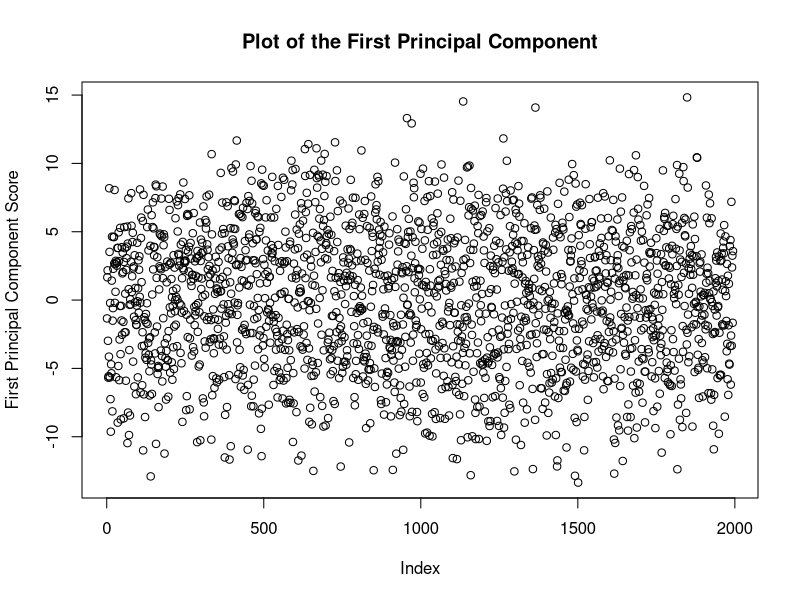
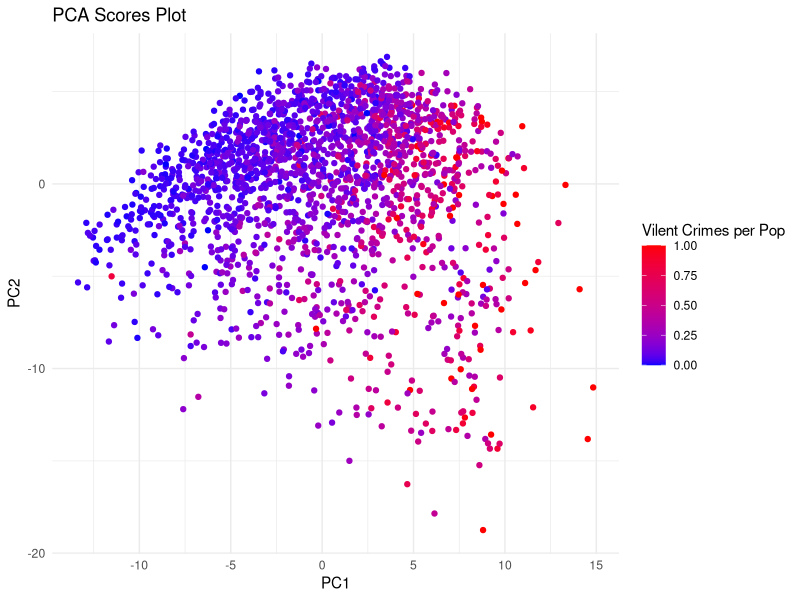
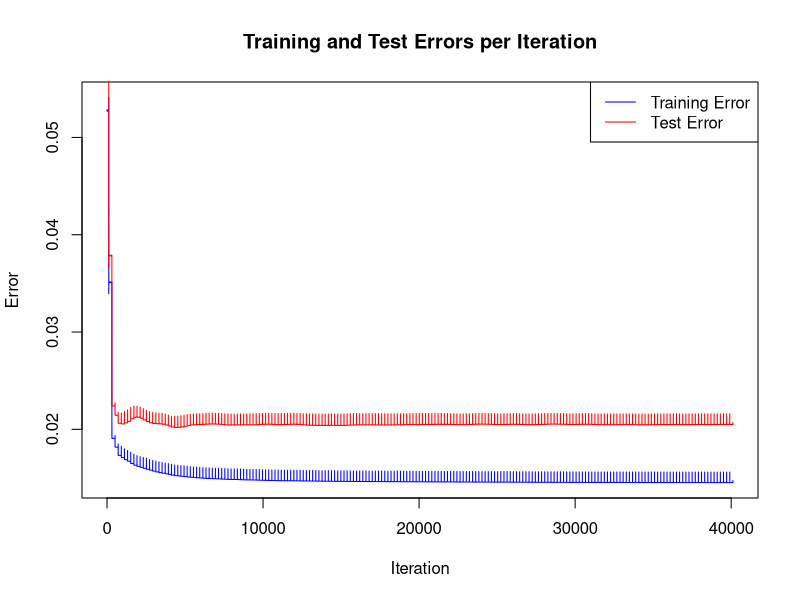
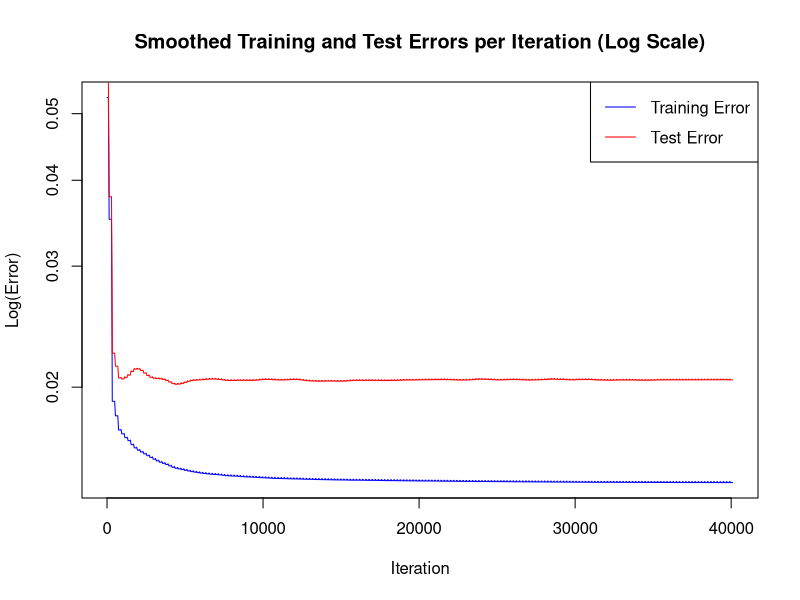
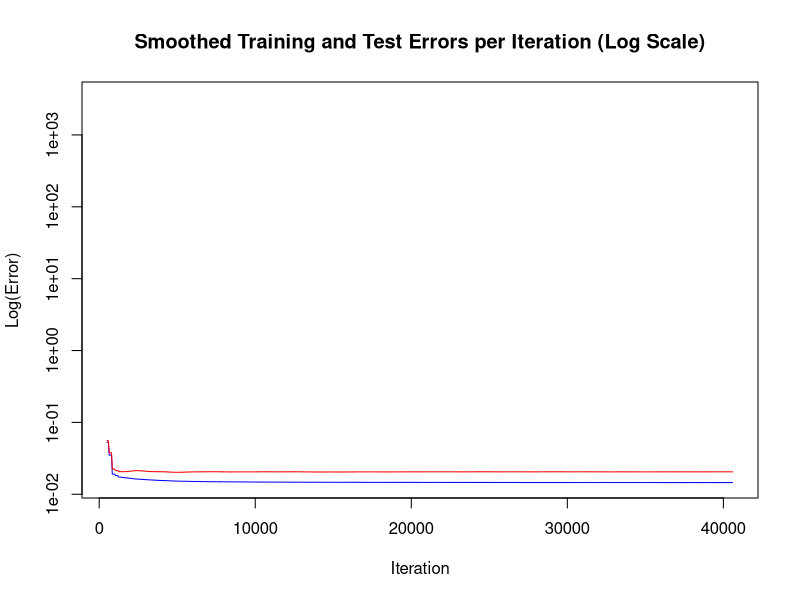

Source code (R) for these figures, in order:
data = read.csv("communities.csv")
########task 1
library(ggplot2)
ViolentCrimesPerPop_col = data$ViolentCrimesPerPop
data_scaled = data[, names(data) != "ViolentCrimesPerPop"]
data_scaled = scale(data_scaled)
data_scaled = cbind(data_scaled, ViolentCrimesPerPop = ViolentCrimesPerPop_col)


PCA_fn = function(data_matrix){
  covariance_matrix = cov(data_matrix)
  eigen_results = eigen(covariance_matrix)
  eigenvalues = eigen_results$values
  eigenvectors = eigen_results$vectors
  explained_variance = eigenvalues / sum (eigenvalues)
  transformed_data = data_matrix %*% eigenvectors
  return (list(
      eigenvalues = eigenvalues,
      eigenvectors = eigenvectors,
      explained_variance = explained_variance,
      transformed_data = transformed_data
    ))
}

# Perform PCA
res = PCA_fn(data_scaled)

eigenvalues = res$eigenvalues
eigenvectors = res$eigenvectors
explained_variance = res$explained_variance
pca_data = res$transformed_data

#calculate cumulative explained variance
cum_explained_variance = cumsum(res$explained_variance)

#determine the number of components
num_components_95 = which(cum_explained_variance >= 0.95)[1]
paste("Proportiono of variance explained by first two components: ", res$explained_variance[1], ", ", res$explained_variance[2])
# "Proportion of variance explained by first two components:  0.250249400818273 ,  0.169308241196406"


##########Task 2###########
res = princomp(data_scaled, cor = TRUE)

#Trace Plot
plot(res$scores[, 1], type = 'p', main = 'Plot of the First Principal Component', xlab = 'Index', ylab = 'First Principal Component Score')

# get the loadings: the contribution of each feature to each principal component
loadings = res$loadings
abs_loadings_first_pc = abs(loadings[, 1])

#sort the loadings by ab in des order
sorted_loadings = sort(abs_loadings_first_pc, decreasing = TRUE)

top5_features = names(sorted_loadings)[1:5]
print("Top 5 features")
print(top5_features)
#"medFamInc"   "medIncome"   "PctKids2Par" "pctWInvInc"  "PctFam2Par" 
pc1_scores = res$scores[, "Comp.1"]
pc2_scores = res$scores[, "Comp.2"]

pca_score_df = data.frame(PC1 = pc1_scores, PC2 = pc2_scores, ViolentCrimes = ViolentCrimesPerPop_col)

ggplot(pca_score_df, aes(x = PC1, y = PC2, color = ViolentCrimesPerPop_col)) +
  geom_point() +
  scale_color_gradient(low = "blue", high = "red") + 
  labs(title = "PCA Scores Plot", x = "PC1", y = "PC2", color = "Vilent Crimes per Pop")+
  theme_minimal()


##########Task 3###########
library(caret)
library(caTools)
set.seed(123)

# Assuming 'data' is your dataset and 'ViolentCrimesPerPop' is the last column
# Scale the data except the response variable
features_scaled <- scale(data[, -ncol(data)])
response_scaled <- data[, ncol(data)]

# Split the data into training and test sets
index <- createDataPartition(response_scaled, p = 0.5, list = FALSE)
training_set <- data[index, ]
test_set <- data[-index, ]

# Fit a linear model with regularization (Lasso or Ridge) using the caret package
# Let's try Lasso here (L1 regularization)
model <- train(
  x = training_set[, -ncol(training_set)],
  y = training_set[, ncol(training_set)],
  method = "glmnet",
  trControl = trainControl("cv", number = 10), # 10-fold cross-validation
  tuneLength = 10 # Number of alpha/lambda combinations to try
)

# Evaluate the model
training_predictions <- predict(model, training_set[, -ncol(training_set)])
training_mse <- mean((training_set[, ncol(training_set)] - training_predictions)^2)
training_rmse <-sqrt(training_mse)

test_predictions <- predict(model, test_set[, -ncol(test_set)])
test_mse <- mean((test_set[, ncol(test_set)] - test_predictions)^2)
test_rmse <- sqrt(test_mse)
cat("Training MSE:", training_mse, "\n")
cat("Training RMSE:", training_rmse, "\n")
cat("Test MSE:", test_mse, "\n")
cat("Test RMSE:", test_rmse, "\n")
#Training MSE: 0.01523694 
#Training RMSE: 0.123438 
#Test MSE: 0.02009674 
#Test RMSE: 0.141763 

##############Task 4###############

training_features = as.matrix(training_set[, -ncol(training_set)])
test_features <- as.matrix(test_set[, -ncol(test_set)])
training_response <- training_set[, ncol(training_set)]
test_response <- test_set[, ncol(test_set)]

theta_start = rep(0, ncol(training_features))

# Global variables to store errors per iteration
training_errors <- c()
test_errors <- c()

# Modified cost function that also computes and stores errors
cost_function <- function(theta, features, response) {
  predictions <- features %*% theta
  mse <- mean((response - predictions)^2)
  
  # Store training and test errors at each iteration
  training_errors <<- c(training_errors, mse)
  test_predictions <- test_features %*% theta
  test_mse <- mean((test_response - test_predictions)^2)
  test_errors <<- c(test_errors, test_mse)
  
  return(mse)
}

# Run the optimization
optim_res <- optim(par = theta_start, fn = cost_function, 
                   features = training_features, response = training_response,
                   method = "BFGS", control = list(trace = 1, REPORT = 1, maxit = 1000))
#final  value 0.014527
# Plot training and test errors

plot(training_errors[-(1:500)], type = 'l', col = 'blue', xlab = 'Iteration', ylab = 'Error', main = 'Training and Test Errors per Iteration')
lines(test_errors[-(1:500)], col = 'red')
legend("topright", legend = c("Training Error", "Test Error"), col = c("blue", "red"), lty = 1)

# Identify the optimal iteration number
optimal_iter <- which.min(test_errors)
cat("Optimal Iteration Number:", optimal_iter, "\n")
#Optimal Iteration Number: 4953

# Plot smoothed training and test errors with a logarithmic scale
moving_average <- function(x, n = 5) {
  filter(x, rep(1/n, n), sides = 2)
}

# Apply moving average to training and test errors
smoothed_training_errors <- moving_average(training_errors, n = 50) # Adjust n as needed
smoothed_test_errors <- moving_average(test_errors, n = 50) # Adjust n as needed

plot(smoothed_training_errors[-(1:500)], type = 'l', col = 'blue', xlab = 'Iteration', ylab = 'Log(Error)', 
     main = 'Smoothed Training and Test Errors per Iteration (Log Scale)', log = "y")
lines(smoothed_test_errors[-(1:500)], col = 'red')
legend("topright", legend = c("Training Error", "Test Error"), col = c("blue","red"), lty = 1, y.intersp = 1.5)

valid_range <- (1 + 500):length(smoothed_training_errors)
plot(valid_range, smoothed_training_errors[valid_range], type = 'l', col = 'blue', xlab = 'Iteration', ylab = 'Log(Error)',
     main = 'Smoothed Training and Test Errors per Iteration (Log Scale)', log = "y", ylim = c(min(smoothed_training_errors[valid_range], smoothed_test_errors[valid_range], na.rm = TRUE), max(smoothed_training_errors, smoothed_test_errors, na.rm = TRUE)))
lines(valid_range, smoothed_test_errors[valid_range], col = 'red')
                                                                       
